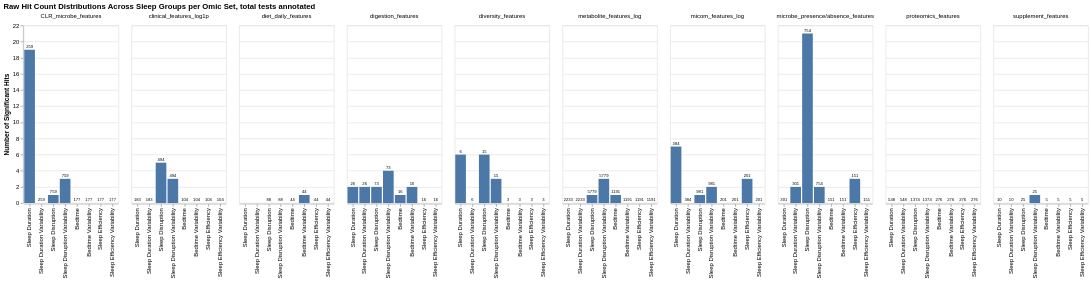

The cell this chart's notebook holds for it:
### Code cell
import altair as alt

# Define a custom sort order for sleep groups
custom_order = list(sleep_feature_group_map.values())  # or manually set the order if needed

# Create the base chart
base = alt.Chart(shared_hit_rate_df_updated_axis_labels).encode(
    x=alt.X('sleep_group:N', title='', sort=custom_order),
    y=alt.Y('n_hits:Q', title='Number of Significant Hits'),
    #color=alt.Color('feature_set:N', legend=None),
)

# Bar chart layer
bars = base.mark_bar()

# Text annotation layer for n_tests (total tests run) with smaller font
text = base.mark_text(
    align='center',
    baseline='bottom',
    dy=-2,
    fontSize=7  # smaller font size
).encode(
    text=alt.Text('n_tests:Q', format='.0f')
)

# Combine and facet by omic set
chart = (bars + text).facet(
    column=alt.Column('feature_set:N', title='')
).properties(
    title='Raw Hit Count Distributions Across Sleep Groups per Omic Set, total tests annotated'
)

chart

### Figure 1 — Vega-Lite specification as saved in the notebook (floating-point values rounded to 4 significant figures)
{"config": {"view": {"continuousWidth": 300, "continuousHeight": 300}}, "data": {"name": "data-49708cfc11d4b90f6afd48ffbeb3eef7"}, "facet": {"column": {"field": "feature_set", "title": "", "type": "nominal"}}, "spec": {"layer": [{"mark": {"type": "bar"}, "encoding": {"x": {"field": "sleep_group", "sort": ["Sleep Duration", "Sleep Duration", "Sleep Duration Variability", "Sleep Duration Variability", "Sleep Disruption", "Sleep Disruption", "Sleep Disruption", "Sleep Disruption", "Sleep Disruption", "Sleep Disruption Variability", "Sleep Disruption Variability", "Sleep Disruption Variability", "Sleep Disruption Variability", "Sleep Disruption Variability", "Bedtime", "Bedtime Variability", "Sleep Efficiency", "Sleep Efficiency Variability"], "title": "", "type": "nominal"}, "y": {"field": "n_hits", "title": "Number of Significant Hits", "type": "quantitative"}}}, {"mark": {"type": "text", "align": "center", "baseline": "bottom", "dy": -2, "fontSize": 7}, "encoding": {"text": {"field": "n_tests", "format": ".0f", "type": "quantitative"}, "x": {"field": "sleep_group", "sort": ["Sleep Duration", "Sleep Duration", "Sleep Duration Variability", "Sleep Duration Variability", "Sleep Disruption", "Sleep Disruption", "Sleep Disruption", "Sleep Disruption", "Sleep Disruption", "Sleep Disruption Variability", "Sleep Disruption Variability", "Sleep Disruption Variability", "Sleep Disruption Variability", "Sleep Disruption Variability", "Bedtime", "Bedtime Variability", "Sleep Efficiency", "Sleep Efficiency Variability"], "title": "", "type": "nominal"}, "y": {"field": "n_hits", "title": "Number of Significant Hits", "type": "quantitative"}}}]}, "title": "Raw Hit Count Distributions Across Sleep Groups per Omic Set, total tests annotated", "$schema": "https://vega.github.io/schema/vega-lite/v5.8.0.json", "datasets": {"data-49708cfc11d4b90f6afd48ffbeb3eef7": [{"feature_set": "clinical_features_log1p", "sleep_group": "Bedtime", "n_tests": 104, "n_hits": 0, "hit_rate": 0.0}, {"feature_set": "clinical_features_log1p", "sleep_group": "Bedtime Variability", "n_tests": 104, "n_hits": 0, "hit_rate": 0.0}, {"feature_set": "clinical_features_log1p", "sleep_group": "Sleep Disruption", "n_tests": 494, "n_hits": 5, "hit_rate": 1.012}, {"feature_set": "clinical_features_log1p", "sleep_group": "Sleep Disruption Variability", "n_tests": 494, "n_hits": 3, "hit_rate": 0.6073}, {"feature_set": "clinical_features_log1p", "sleep_group": "Sleep Duration", "n_tests": 183, "n_hits": 0, "hit_rate": 0.0}, {"feature_set": "clinical_features_log1p", "sleep_group": "Sleep Duration Variability", "n_tests": 183, "n_hits": 0, "hit_rate": 0.0}, {"feature_set": "clinical_features_log1p", "sleep_group": "Sleep Efficiency", "n_tests": 104, "n_hits": 0, "hit_rate": 0.0}, {"feature_set": "clinical_features_log1p", "sleep_group": "Sleep Efficiency Variability", "n_tests": 104, "n_hits": 0, "hit_rate": 0.0}, {"feature_set": "diet_daily_features", "sleep_group": "Bedtime", "n_tests": 44, "n_hits": 0, "hit_rate": 0.0}, {"feature_set": "diet_daily_features", "sleep_group": "Bedtime Variability", "n_tests": 44, "n_hits": 1, "hit_rate": 2.273}, {"feature_set": "diet_daily_features", "sleep_group": "Sleep Disruption", "n_tests": 88, "n_hits": 0, "hit_rate": 0.0}, {"feature_set": "diet_daily_features", "sleep_group": "Sleep Disruption Variability", "n_tests": 88, "n_hits": 0, "hit_rate": 0.0}, {"feature_set": "diet_daily_features", "sleep_group": "Sleep Efficiency", "n_tests": 44, "n_hits": 0, "hit_rate": 0.0}, {"feature_set": "diet_daily_features", "sleep_group": "Sleep Efficiency Variability", "n_tests": 44, "n_hits": 0, "hit_rate": 0.0}, {"feature_set": "digestion_features", "sleep_group": "Bedtime", "n_tests": 16, "n_hits": 1, "hit_rate": 6.25}, {"feature_set": "digestion_features", "sleep_group": "Bedtime Variability", "n_tests": 16, "n_hits": 2, "hit_rate": 12.5}, {"feature_set": "digestion_features", "sleep_group": "Sleep Disruption", "n_tests": 73, "n_hits": 2, "hit_rate": 2.74}, {"feature_set": "digestion_features", "sleep_group": "Sleep Disruption Variability", "n_tests": 73, "n_hits": 4, "hit_rate": 5.479}, {"feature_set": "digestion_features", "sleep_group": "Sleep Duration", "n_tests": 26, "n_hits": 2, "hit_rate": 7.692}, {"feature_set": "digestion_features", "sleep_group": "Sleep Duration Variability", "n_tests": 26, "n_hits": 2, "hit_rate": 7.692}, {"feature_set": "digestion_features", "sleep_group": "Sleep Efficiency", "n_tests": 16, "n_hits": 0, "hit_rate": 0.0}, {"feature_set": "digestion_features", "sleep_group": "Sleep Efficiency Variability", "n_tests": 16, "n_hits": 0, "hit_rate": 0.0}, {"feature_set": "diversity_features", "sleep_group": "Bedtime", "n_tests": 3, "n_hits": 0, "hit_rate": 0.0}, {"feature_set": "diversity_features", "sleep_group": "Bedtime Variability", "n_tests": 3, "n_hits": 0, "hit_rate": 0.0}, {"feature_set": "diversity_features", "sleep_group": "Sleep Disruption", "n_tests": 15, "n_hits": 6, "hit_rate": 40.0}, {"feature_set": "diversity_features", "sleep_group": "Sleep Disruption Variability", "n_tests": 15, "n_hits": 3, "hit_rate": 20.0}, {"feature_set": "diversity_features", "sleep_group": "Sleep Duration", "n_tests": 6, "n_hits": 6, "hit_rate": 100.0}, {"feature_set": "diversity_features", "sleep_group": "Sleep Duration Variability", "n_tests": 6, "n_hits": 0, "hit_rate": 0.0}, {"feature_set": "diversity_features", "sleep_group": "Sleep Efficiency", "n_tests": 3, "n_hits": 0, "hit_rate": 0.0}, {"feature_set": "diversity_features", "sleep_group": "Sleep Efficiency Variability", "n_tests": 3, "n_hits": 0, "hit_rate": 0.0}, {"feature_set": "metabolite_features_log", "sleep_group": "Bedtime", "n_tests": 1191, "n_hits": 1, "hit_rate": 0.08396}, {"feature_set": "metabolite_features_log", "sleep_group": "Bedtime Variability", "n_tests": 1191, "n_hits": 0, "hit_rate": 0.0}, {"feature_set": "metabolite_features_log", "sleep_group": "Sleep Disruption", "n_tests": 5779, "n_hits": 1, "hit_rate": 0.0173}, {"feature_set": "metabolite_features_log", "sleep_group": "Sleep Disruption Variability", "n_tests": 5779, "n_hits": 3, "hit_rate": 0.05191}, {"feature_set": "metabolite_features_log", "sleep_group": "Sleep Duration", "n_tests": 2233, "n_hits": 0, "hit_rate": 0.0}, {"feature_set": "metabolite_features_log", "sleep_group": "Sleep Duration Variability", "n_tests": 2233, "n_hits": 0, "hit_rate": 0.0}, {"feature_set": "metabolite_features_log", "sleep_group": "Sleep Efficiency", "n_tests": 1191, "n_hits": 0, "hit_rate": 0.0}, {"feature_set": "metabolite_features_log", "sleep_group": "Sleep Efficiency Variability", "n_tests": 1191, "n_hits": 0, "hit_rate": 0.0}, {"feature_set": "micom_features_log", "sleep_group": "Bedtime", "n_tests": 201, "n_hits": 0, "hit_rate": 0.0}, {"feature_set": "micom_features_log", "sleep_group": "Bedtime Variability", "n_tests": 201, "n_hits": 0, "hit_rate": 0.0}, {"feature_set": "micom_features_log", "sleep_group": "Sleep Disruption", "n_tests": 981, "n_hits": 1, "hit_rate": 0.1019}, {"feature_set": "micom_features_log", "sleep_group": "Sleep Disruption Variability", "n_tests": 981, "n_hits": 2, "hit_rate": 0.2039}, {"feature_set": "micom_features_log", "sleep_group": "Sleep Duration", "n_tests": 384, "n_hits": 7, "hit_rate": 1.823}, {"feature_set": "micom_features_log", "sleep_group": "Sleep Duration Variability", "n_tests": 384, "n_hits": 0, "hit_rate": 0.0}, {"feature_set": "micom_features_log", "sleep_group": "Sleep Efficiency", "n_tests": 201, "n_hits": 3, "hit_rate": 1.493}, {"feature_set": "micom_features_log", "sleep_group": "Sleep Efficiency Variability", "n_tests": 201, "n_hits": 0, "hit_rate": 0.0}, {"feature_set": "microbe_presence/absence_features", "sleep_group": "Bedtime", "n_tests": 151, "n_hits": 0, "hit_rate": 0.0}, {"feature_set": "microbe_presence/absence_features", "sleep_group": "Bedtime Variability", "n_tests": 151, "n_hits": 0, "hit_rate": 0.0}, {"feature_set": "microbe_presence/absence_features", "sleep_group": "Sleep Disruption", "n_tests": 754, "n_hits": 21, "hit_rate": 2.785}, {"feature_set": "microbe_presence/absence_features", "sleep_group": "Sleep Disruption Variability", "n_tests": 754, "n_hits": 2, "hit_rate": 0.2653}, {"feature_set": "microbe_presence/absence_features", "sleep_group": "Sleep Duration", "n_tests": 301, "n_hits": 0, "hit_rate": 0.0}, {"feature_set": "microbe_presence/absence_features", "sleep_group": "Sleep Duration Variability", "n_tests": 301, "n_hits": 2, "hit_rate": 0.6645}, {"feature_set": "microbe_presence/absence_features", "sleep_group": "Sleep Efficiency", "n_tests": 151, "n_hits": 3, "hit_rate": 1.987}, {"feature_set": "microbe_presence/absence_features", "sleep_group": "Sleep Efficiency Variability", "n_tests": 151, "n_hits": 0, "hit_rate": 0.0}, {"feature_set": "CLR_microbe_features", "sleep_group": "Bedtime", "n_tests": 177, "n_hits": 0, "hit_rate": 0.0}, {"feature_set": "CLR_microbe_features", "sleep_group": "Bedtime Variability", "n_tests": 177, "n_hits": 0, "hit_rate": 0.0}, {"feature_set": "CLR_microbe_features", "sleep_group": "Sleep Disruption", "n_tests": 759, "n_hits": 1, "hit_rate": 0.1318}, {"feature_set": "CLR_microbe_features", "sleep_group": "Sleep Disruption Variability", "n_tests": 759, "n_hits": 3, "hit_rate": 0.3953}, {"feature_set": "CLR_microbe_features", "sleep_group": "Sleep Duration", "n_tests": 259, "n_hits": 19, "hit_rate": 7.336}, {"feature_set": "CLR_microbe_features", "sleep_group": "Sleep Duration Variability", "n_tests": 259, "n_hits": 0, "hit_rate": 0.0}, {"feature_set": "CLR_microbe_features", "sleep_group": "Sleep Efficiency", "n_tests": 177, "n_hits": 0, "hit_rate": 0.0}, {"feature_set": "CLR_microbe_features", "sleep_group": "Sleep Efficiency Variability", "n_tests": 177, "n_hits": 0, "hit_rate": 0.0}, {"feature_set": "proteomics_features", "sleep_group": "Bedtime", "n_tests": 276, "n_hits": 0, "hit_rate": 0.0}, {"feature_set": "proteomics_features", "sleep_group": "Bedtime Variability", "n_tests": 276, "n_hits": 0, "hit_rate": 0.0}, {"feature_set": "proteomics_features", "sleep_group": "Sleep Disruption", "n_tests": 1374, "n_hits": 0, "hit_rate": 0.0}, {"feature_set": "proteomics_features", "sleep_group": "Sleep Disruption Variability", "n_tests": 1374, "n_hits": 0, "hit_rate": 0.0}, {"feature_set": "proteomics_features", "sleep_group": "Sleep Duration", "n_tests": 548, "n_hits": 0, "hit_rate": 0.0}, {"feature_set": "proteomics_features", "sleep_group": "Sleep Duration Variability", "n_tests": 548, "n_hits": 0, "hit_rate": 0.0}, {"feature_set": "proteomics_features", "sleep_group": "Sleep Efficiency", "n_tests": 276, "n_hits": 0, "hit_rate": 0.0}, {"feature_set": "proteomics_features", "sleep_group": "Sleep Efficiency Variability", "n_tests": 276, "n_hits": 0, "hit_rate": 0.0}, {"feature_set": "supplement_features", "sleep_group": "Bedtime", "n_tests": 5, "n_hits": 0, "hit_rate": 0.0}, {"feature_set": "supplement_features", "sleep_group": "Bedtime Variability", "n_tests": 5, "n_hits": 0, "hit_rate": 0.0}, {"feature_set": "supplement_features", "sleep_group": "Sleep Disruption", "n_tests": 25, "n_hits": 0, "hit_rate": 0.0}, {"feature_set": "supplement_features", "sleep_group": "Sleep Disruption Variability", "n_tests": 25, "n_hits": 1, "hit_rate": 4.0}, {"feature_set": "supplement_features", "sleep_group": "Sleep Duration", "n_tests": 10, "n_hits": 0, "hit_rate": 0.0}, {"feature_set": "supplement_features", "sleep_group": "Sleep Duration Variability", "n_tests": 10, "n_hits": 0, "hit_rate": 0.0}, {"feature_set": "supplement_features", "sleep_group": "Sleep Efficiency", "n_tests": 5, "n_hits": 0, "hit_rate": 0.0}, {"feature_set": "supplement_features", "sleep_group": "Sleep Efficiency Variability", "n_tests": 5, "n_hits": 0, "hit_rate": 0.0}]}}
